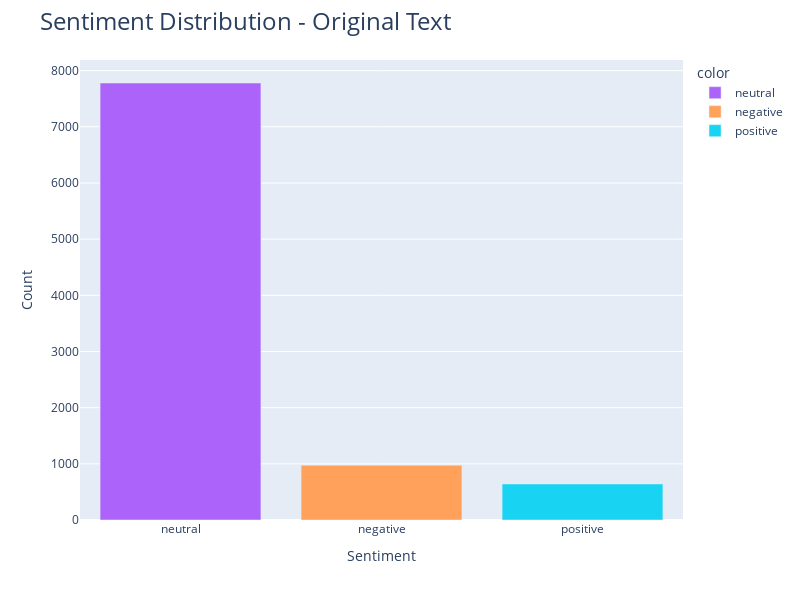
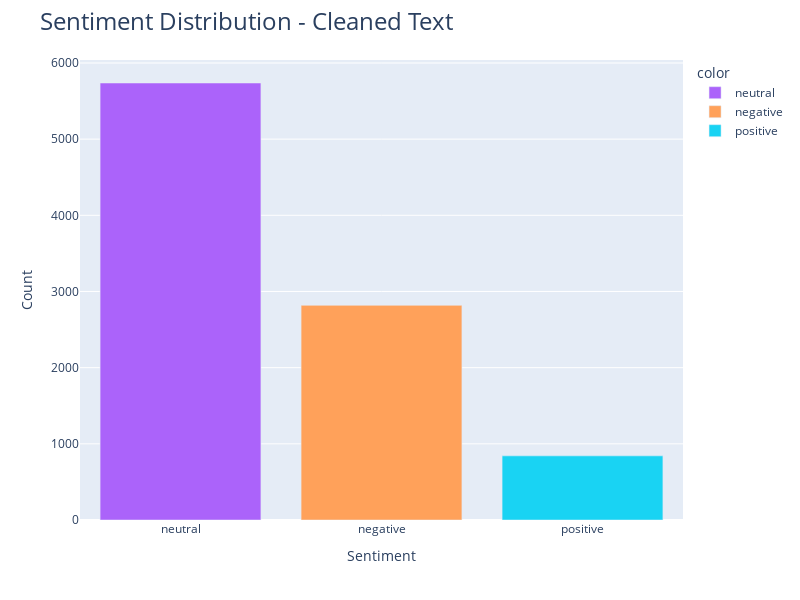

Write notebook code for charts like these, in order.
### Markdown cell above
### 3.2 Deskriptive Darstellung der Sentimentanalyse

### Code cell
Sentiment_Methods.plot_sentiment_analysis(modell_original19, modell_processed19)

### Figure 1 — Plotly figure (JSON) as saved in the notebook; plotly's stock layout.template omitted (floating-point values rounded to 4 significant figures)
{"data": [{"alignmentgroup": "True", "hovertemplate": "color=neutral<br>x=%{x}<br>y=%{y}<extra></extra>", "legendgroup": "neutral", "marker": {"color": "#ab63fa", "pattern": {"shape": ""}}, "name": "neutral", "offsetgroup": "neutral", "orientation": "v", "showlegend": true, "textposition": "auto", "type": "bar", "x": ["neutral"], "xaxis": "x", "y": [7780], "yaxis": "y"}, {"alignmentgroup": "True", "hovertemplate": "color=negative<br>x=%{x}<br>y=%{y}<extra></extra>", "legendgroup": "negative", "marker": {"color": "#FFA15A", "pattern": {"shape": ""}}, "name": "negative", "offsetgroup": "negative", "orientation": "v", "showlegend": true, "textposition": "auto", "type": "bar", "x": ["negative"], "xaxis": "x", "y": [975], "yaxis": "y"}, {"alignmentgroup": "True", "hovertemplate": "color=positive<br>x=%{x}<br>y=%{y}<extra></extra>", "legendgroup": "positive", "marker": {"color": "#19d3f3", "pattern": {"shape": ""}}, "name": "positive", "offsetgroup": "positive", "orientation": "v", "showlegend": true, "textposition": "auto", "type": "bar", "x": ["positive"], "xaxis": "x", "y": [642], "yaxis": "y"}], "layout": {"barmode": "relative", "height": 600, "legend": {"title": {"text": "color"}, "tracegroupgap": 0}, "margin": {"t": 60}, "title": {"font": {"size": 24}, "text": "Sentiment Distribution - Original Text"}, "width": 800, "xaxis": {"anchor": "y", "domain": [0, 1], "title": {"text": "Sentiment"}}, "yaxis": {"anchor": "x", "domain": [0, 1], "title": {"text": "Count"}}}}

### Figure 2 — Plotly figure (JSON) as saved in the notebook; plotly's stock layout.template omitted (floating-point values rounded to 4 significant figures)
{"data": [{"alignmentgroup": "True", "hovertemplate": "color=neutral<br>x=%{x}<br>y=%{y}<extra></extra>", "legendgroup": "neutral", "marker": {"color": "#ab63fa", "pattern": {"shape": ""}}, "name": "neutral", "offsetgroup": "neutral", "orientation": "v", "showlegend": true, "textposition": "auto", "type": "bar", "x": ["neutral"], "xaxis": "x", "y": [5737], "yaxis": "y"}, {"alignmentgroup": "True", "hovertemplate": "color=negative<br>x=%{x}<br>y=%{y}<extra></extra>", "legendgroup": "negative", "marker": {"color": "#FFA15A", "pattern": {"shape": ""}}, "name": "negative", "offsetgroup": "negative", "orientation": "v", "showlegend": true, "textposition": "auto", "type": "bar", "x": ["negative"], "xaxis": "x", "y": [2818], "yaxis": "y"}, {"alignmentgroup": "True", "hovertemplate": "color=positive<br>x=%{x}<br>y=%{y}<extra></extra>", "legendgroup": "positive", "marker": {"color": "#19d3f3", "pattern": {"shape": ""}}, "name": "positive", "offsetgroup": "positive", "orientation": "v", "showlegend": true, "textposition": "auto", "type": "bar", "x": ["positive"], "xaxis": "x", "y": [842], "yaxis": "y"}], "layout": {"barmode": "relative", "height": 600, "legend": {"title": {"text": "color"}, "tracegroupgap": 0}, "margin": {"t": 60}, "title": {"font": {"size": 24}, "text": "Sentiment Distribution - Cleaned Text"}, "width": 800, "xaxis": {"anchor": "y", "domain": [0, 1], "title": {"text": "Sentiment"}}, "yaxis": {"anchor": "x", "domain": [0, 1], "title": {"text": "Count"}}}}
